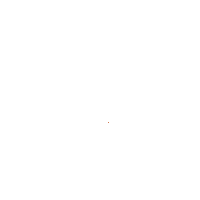
Frame 1 (no input)
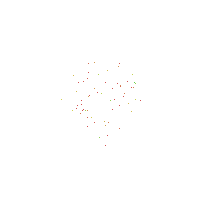
Frame 60 (the mouse pressed at the canvas centre just before this capture)
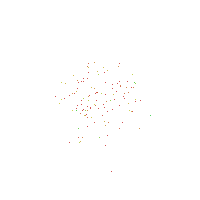
Frame 120 (the mouse held since frame 60 and released just before this capture)

The Processing sketch that drew these frames (run headless with seeded random() and noise(); from frame 60 on, the mouse is pressed at the canvas centre):

// Processing sketch: dGaussX_Y_Col_03
// ── dGaussX_Y_Col_03.pde
//trabajando con la distribución normal
float sDev = 20; //desviacion estandar
float media; //media
void setup() {
  size(200, 200);
  media = width/2;
  background(255);
  colorMode(HSB, 360, 100, 100);
}

void draw() {
  stroke(cGauss(),93 ,75);
  point(xGauss(), yGauss());
}


//formula para la distribución normal en X
float xGauss() {
  float Gauss = randomGaussian();



  float x = sDev * Gauss + media;

  return x;
}

//formula Para la distribución normal en Y
float yGauss() {
  float Gauss = randomGaussian();



  float Y = sDev * Gauss + media;

  return Y;
}

//Formula pra la ditribucion gaussiana en el color
float cGauss() {
  float gaussCol = randomGaussian();
  float sd = 50;
  float mediaCol = 12;
  float c = sd * gaussCol + mediaCol;
  return c;
}
